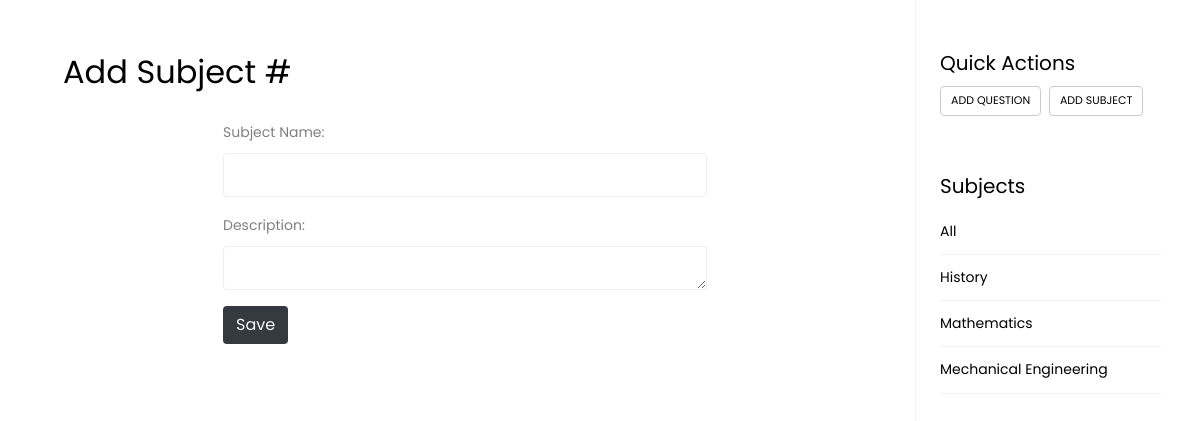
The page /add_subject on the database its author committed.
### question/models.py (models this page shows, shortened)
class Subject(models.Model):
    name = models.CharField(max_length=100, verbose_name="Subject Name")
    description = models.TextField()

### question/views.py (the view)
# urls.py: path('add_subject', add_subject, name='add_subject'),
def add_subject(request):
    if request.POST:
        subjectForm = SubjectForm(request.POST)
        if subjectForm.is_valid():
            subjectForm.save()
            return redirect('home')
    else:
        subjectForm = SubjectForm()
        context = {
            'page_subject': "Add Subject",
            'questionForm': subjectForm,
            'subjects_list': Subject.objects.all(),
        }
        return render(request, 'form.html', context)

### question/forms.py
class SubjectForm(forms.ModelForm):
    class Meta:
        model = Subject
        fields = ['name', 'description']
    def __init__(self, *args, **kwargs):
        super().__init__(*args, **kwargs)
        self.fields['name'].widget.attrs.update({'class': 'form-control'})
        self.fields['description'].widget.attrs.update({'class': 'form-control'})

### templates/form.html (shortened to what this page needs)
{%  extends 'base.html' %}
{% load static %}
{% block body %}
<div id="content" class="p-4 p-md-5 pt-5">
    <h2 class="mb-4">{{page_subject}} #{{question_count}}</h2>
    <div class="container d-flex justify-content-center align-items-center">
        <form method="POST" enctype="multipart/form-data">
            {{questionForm.as_p}}
            <input type="submit"  class="btn bg-dark text-light" value="Save" >
        </form>
    </div>
  </div>
  <nav id="sidebar">
    <div class="p-4 pt-5">
        <div class="mb-5">
          <h5>Quick Actions</h5>
          <div class="tagcloud">
            <a href="{% url 'add' %}" class="tag-cloud-link">Add Question</a>
            <a href="{% url 'add_subject' %}" class="tag-cloud-link">Add Subject</a>
          </div>
        </div>
        <h5>Subjects</h5>
        <ul class="list-unstyled components mb-5">
          <li>
            <a href="/">All</a>
          </li>
          {%for subject in subjects_list %}
          <li>
            <a href="{% url 'subject' subject.id %}">{{subject.name}}</a>
          </li>
          {%endfor%}
        </ul>
      </div>
    </nav>
{%endblock%}

### templates/base.html (style rules this page uses)
.form-control { border: 1px solid #eee; }

### rows shown on the page
Subject: name "History"
Subject: name "Mathematics"
Subject: name "Mechanical Engineering"

### other values the page prints
{{ page_subject }} "Add Subject"
